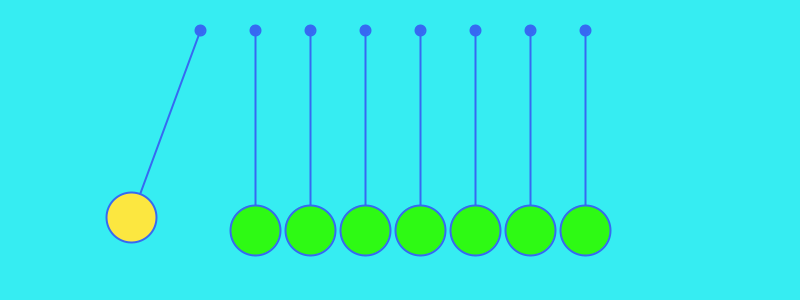
Frame 1 (no input)
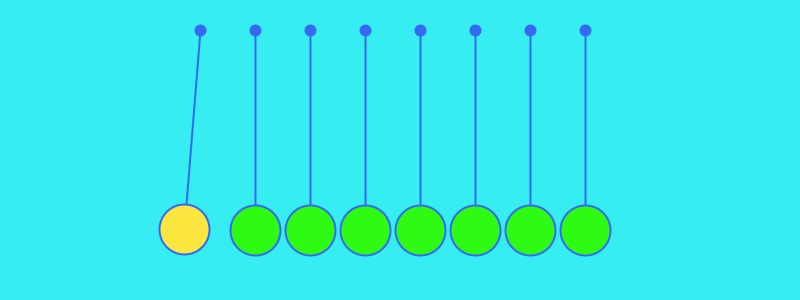
Frame 60 (the mouse pressed at the canvas centre just before this capture)
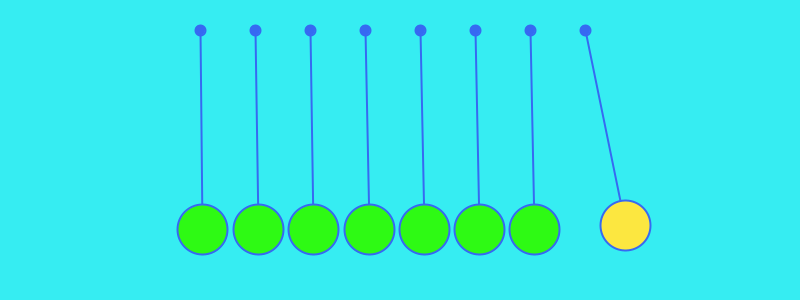
Frame 120 (the mouse held since frame 60 and released just before this capture)

The Processing sketch that drew these frames (run headless with seeded random() and noise(); from frame 60 on, the mouse is pressed at the canvas centre):

// Processing sketch: processing_182087
// ── processing_182087.pde

// A simple pendulum wave using the pendulum physics from 
//  Ch3 of the 'Nature of Code' by Daniel Shiffman 

Pendulum p;
Manager m;
int num, x, y; // the number of pendulums and anchor locations
float ang; // starting angle in degrees
color col;

void setup() {
  size(800, 300);
  num = 8;
  p = new Pendulum(ang, x, y, col); 
  m = new Manager(num);
}

void draw() {
  background(#36EDF2);
  m.run();
}



// organise the wave
class Manager {
  int numBalls, ang, x, y ;
  Pendulum[] balls ;
  boolean inContact;
  color c;
  color green = (#2EFA14);
  color yellow = (#FCE740);

  Manager(int n) {
    numBalls = n;
    ang = -20;
    x = 200;
    y = 30;
    c = yellow;
    balls = new Pendulum[numBalls];

    for (int i = 0; i < balls.length; i = i+1) {
      balls[i] = new Pendulum(ang, x, y, c);
      x += 55;
      ang = 0;
      c = green;
    }
  }


  void run() {
    for (int outer = 0; outer < balls.length; outer++) {
      // move and dislay all the balls
      balls[outer].run();
      for (int inner = outer + 1; inner < balls.length; inner++) {
        inContact =  checkThese2( balls[outer], balls[inner]);
        // rudimentary(and hence not very robust) collision detection and response 
        if (inContact) {
          // swap velocities
          float hold = balls[outer].velScalar;
          balls[outer].velScalar = balls[inner].velScalar;
          balls[inner].velScalar = hold;
          // swap colours just for fun
          color hold2 = balls[outer].currentCol;
          balls[outer].currentCol = balls[inner].currentCol;
          balls[inner].currentCol = hold2;
        }
      }
    }
  }

  boolean  checkThese2(Pendulum b1, Pendulum b2) { 
    PVector howFar = PVector.sub(b1.pos, b2.pos);
    float howFarSquared = howFar.x * howFar.x + howFar.y * howFar.y;
    if (howFarSquared < (b1.radius + b2.radius )*(b1.radius + b2.radius )) {
      return true;
    } else {
      return false ;
    }
  }
}



// physics from 'Nature of Code' Ch3  Daniel Shiffman 

class Pendulum {
  PVector  pos, anchor;
  float  G, angleRad, velScalar, accelScalar, len, damping, radius; 
  color  currentCol;

  Pendulum(float angleDeg, int anchorX, int anchorY, color c) {
    pos = new PVector();
    anchor = new PVector(anchorX, anchorY);
    angleRad = radians(angleDeg);
    G = 0.1; // gravity
    len = 200;
    radius = 25;
    damping =  1.0 ; // 0.999;
    currentCol = c;
  }


  void move() { 
    // calc scalar angular accel on pendulum bob
    accelScalar = (-1 * G / len) * sin(angleRad);
    velScalar += accelScalar;
    velScalar *= damping;
    angleRad += velScalar;
    // update location vector
    pos.set(len * sin(angleRad), len * cos(angleRad));
    pos.add(anchor); // move relative to anchor
  }


  void display() { 
    stroke(0);
    strokeWeight(2);
    stroke(#3669F2);
    line(anchor.x, anchor.y, pos.x, pos.y); 
    fill(currentCol);
    ellipseMode(RADIUS);
    ellipse(pos.x, pos.y, radius, radius);
    fill(#3669F2);
    ellipse(anchor.x, anchor.y, 5, 5);
  }

  void run() {
    move();
    display();
  }
}
